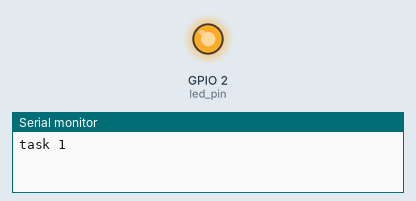
Bench run of a sketch on a simulated ESP32. Shown: output pins drawn as LEDs (lit = HIGH), the last lines printed to the serial monitor.

Above: at 0.2 s.
At 7.6 s:
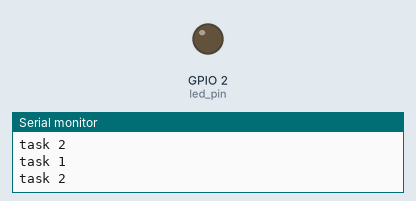
Timing chart, 0 to 10.4 s (numbered marks = the images above):
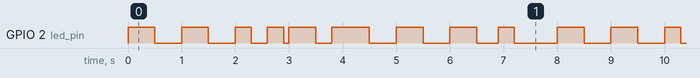

The sketch:

part3_2.ino
```cpp
//use only core 1
#if CONFIG_FREERTOS_UNICORE
static const BaseType_t app_cpu = 0;
#else
static const BaseType_t app_cpu = 1;
#endif

// Some string to print from one task
const char msg[] = "this is the task";
static const int led_pin = 2;
// Task handles

static TaskHandle_t task_1 = NULL;
static TaskHandle_t task_2 = NULL;

//****************************************************************
//Tasks

//Task 1: blink 500 ms
void startTask1(void *parameter){ // return nothing except a parameter
  while(1){
    Serial.println("task 1");
    digitalWrite(led_pin, HIGH);
    vTaskDelay(500 / portTICK_PERIOD_MS);
    digitalWrite(led_pin, LOW);
    vTaskDelay(500 / portTICK_PERIOD_MS);
  }
}
//Task 2: blink 300 ms
void startTask2(void *parameter){ // return nothing except a parameter
  while(1){
    Serial.println("task 2");
    digitalWrite(led_pin, HIGH);
    vTaskDelay(300 / portTICK_PERIOD_MS);
    digitalWrite(led_pin, LOW);
    vTaskDelay(300 / portTICK_PERIOD_MS);
  }
}
void setup() {
  Serial.begin(300);
  //configure pin
  pinMode(led_pin, OUTPUT);

  //TASK TO RUN
  xTaskCreatePinnedToCore( // Use xTaskCreate() in vanilla FreeRTos
              startTask1, //function to be called
              "Task 1", // name of the task
              1024,       // Stack size (bytes in esp32, words in FreeRTOS)
              NULL,       // parameter to pass to function
              1,          // task priority (0 to configMAX_PRIORITIES=1 (24))
              &task_1,       // Task handle
              app_cpu);   // Run on one core

   xTaskCreatePinnedToCore( // Use xTaskCreate() in vanilla FreeRTos
              startTask2, //function to be called
              "Task 2", // name of the task
              1024,       // Stack size (bytes in esp32, words in FreeRTOS)
              NULL,       // parameter to pass to function
              2,          // task priority (0 to configMAX_PRIORITIES=1 (24))
              &task_2,       // Task handle
              app_cpu);   // Run on one core
}
void loop() {
  // suspend higher priority task for a interval
  for(int i=0; i<3; i++){
    vTaskSuspend(task_2);
    vTaskDelay(2000/ portTICK_PERIOD_MS);
    vTaskResume(task_2);
    vTaskDelay(2000/ portTICK_PERIOD_MS);
  }
}
```

Measured:
- by itself, GPIO 2 (led_pin): repeats every 8.0 s: LOW 0.50 s, HIGH 0.50 s, LOW 0.50 s, HIGH 0.30 s, LOW 0.30 s, HIGH 0.30 s, LOW 0.10 s, HIGH 0.50 s, LOW 0.30 s, HIGH 0.70 s, 2 × (LOW 0.50 s, HIGH 0.50 s), LOW 0.40 s, HIGH 0.30 s, LOW 0.80 s, HIGH 0.50 s
- by itself, everything shown: repeats every 8.0 s, in 20 steps
